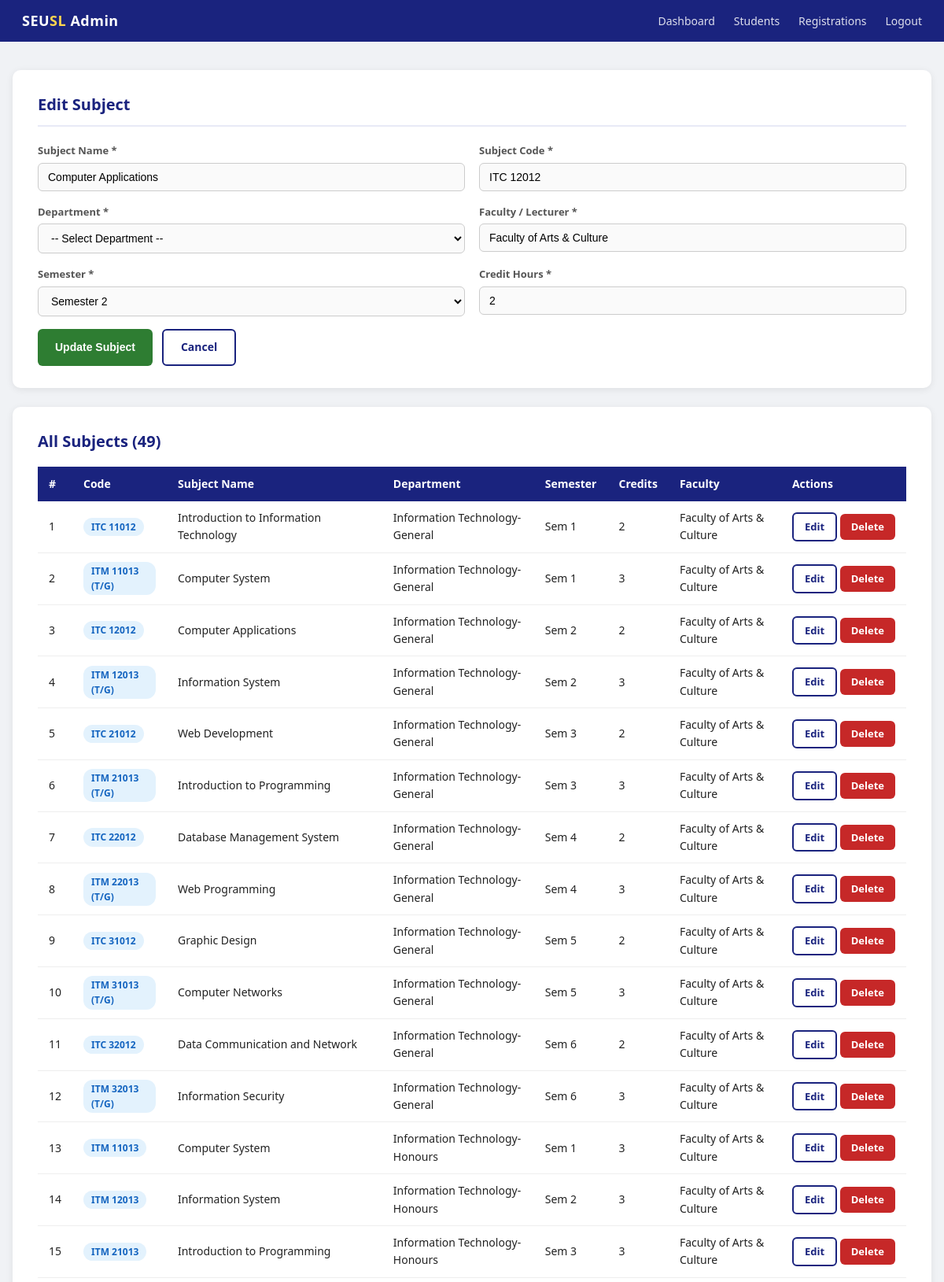
The app's page /admin/subjects.php?id=2 (signed in, upper part) with its own data.
### tables this page shows
CREATE TABLE IF NOT EXISTS subjects (
    id INT AUTO_INCREMENT PRIMARY KEY,
    subject_name VARCHAR(150) NOT NULL,
    subject_code VARCHAR(20) NOT NULL UNIQUE,
    department VARCHAR(50) NOT NULL,
    faculty VARCHAR(100) NOT NULL,
    semester INT NOT NULL,
    credit INT NOT NULL,
    created_at DATETIME DEFAULT CURRENT_TIMESTAMP
);

### admin/subjects.php (the view, shortened to what this page needs)
<?php
require_once '../includes/db.php';
$action = $_GET['action'] ?? 'list';
$edit_id = (int)($_GET['id'] ?? 0);
$edit_subject = null;
if ($edit_id > 0) {
    $s = $conn->prepare("SELECT * FROM subjects WHERE id=?");
    $s->bind_param("i", $edit_id);
    $s->execute();
    $edit_subject = $s->get_result()->fetch_assoc();
    $action = 'add';
}
$subjects = $conn->query("SELECT * FROM subjects ORDER BY department, semester, subject_code")->fetch_all(MYSQLI_ASSOC);
?>
<!DOCTYPE html>
<html lang="en">
<head>
<link rel="stylesheet" href="../css/style.css">
</head>
<body>
<nav class="navbar">
  <div class="brand">SEU<span>SL</span> Admin</div>
  <div class="nav-links">
    <a href="dashboard.php">Dashboard</a>
    <a href="students.php">Students</a>
    <a href="registrations.php">Registrations</a>
    <a href="logout.php">Logout</a>
  </div>
</nav>
<div class="wide-container">
  <?php if ($action === 'add'): ?>
  <div class="card">
    <h2><?= $edit_subject ? 'Edit Subject' : '+ Add New Subject' ?></h2>
    <form method="POST">
      <div class="grid-2">
        <div class="form-group">
          <label>Subject Name *</label>
          <input type="text" name="subject_name" required value="<?= htmlspecialchars($edit_subject['subject_name'] ?? '') ?>" placeholder="e.g. Web Programming">
        </div>
        <div class="form-group">
          <label>Subject Code *</label>
          <input type="text" name="subject_code" required value="<?= htmlspecialchars($edit_subject['subject_code'] ?? '') ?>" placeholder="e.g. ITM 22013" style="text-transform:uppercase">
        </div>
      </div>
      <div class="grid-2">
        <div class="form-group">
          <label>Department *</label>
          <select name="department" required>
            <option value="">-- Select Department --</option>
          </select>
        </div>
        <div class="form-group">
          <label>Faculty / Lecturer *</label>
          <input type="text" name="faculty" required value="<?= htmlspecialchars($edit_subject['faculty'] ?? '') ?>" placeholder="e.g. Dr. K. Fernando">
        </div>
      </div>
      <div class="grid-2">
        <div class="form-group">
          <label>Semester *</label>
          <select name="semester" required>
            <?php for($i=1;$i<=8;$i++): ?>
            <option value="<?=$i?>" <?=(($edit_subject['semester']??0)==$i)?'selected':''?>>Semester <?=$i?></option>
            <?php endfor; ?>
          </select>
        </div>
        <div class="form-group">
          <label>Credit Hours *</label>
          <input type="number" name="credit" min="1" max="6" required value="<?= $edit_subject['credit'] ?? '' ?>" placeholder="3">
        </div>
      </div>
      <div style="display:flex;gap:12px">
        <button type="submit" class="btn btn-success"><?= $edit_subject ? 'Update Subject' : 'Add Subject' ?></button>
        <a href="subjects.php" class="btn btn-outline">Cancel</a>
      </div>
    </form>
  </div>
  <?php endif; ?>
  <div class="card">
    <div style="display:flex;justify-content:space-between;align-items:center;margin-bottom:16px">
      <h2 style="margin:0;border:none;padding:0">All Subjects (<?= count($subjects) ?>)</h2>
    </div>
    <div class="table-wrap">
      <table>
        <thead>
          <tr><th>#</th><th>Code</th><th>Subject Name</th><th>Department</th><th>Semester</th><th>Credits</th><th>Faculty</th><th>Actions</th></tr>
        </thead>
        <tbody>
          <?php foreach ($subjects as $i => $sub): ?>
          <tr>
            <td><?=$i+1?></td>
            <td><span class="badge badge-info"><?= htmlspecialchars($sub['subject_code']) ?></span></td>
            <td><?= htmlspecialchars($sub['subject_name']) ?></td>
            <td><?= htmlspecialchars($sub['department']) ?></td>
            <td>Sem <?=$sub['semester']?></td>
            <td><?=$sub['credit']?></td>
            <td><?= htmlspecialchars($sub['faculty']) ?></td>
            <td style="white-space:nowrap">
              <a href="?action=add&id=<?=$sub['id']?>" class="btn btn-outline btn-sm">Edit</a>
              <a href="?delete=<?=$sub['id']?>" class="btn btn-danger btn-sm" onclick="return confirm('Delete this subject?')">Delete</a>
            </td>
          </tr>
          <?php endforeach; ?>
        </tbody>
      </table>
    </div>
  </div>
</div>
</body>
</html>

### css/style.css (style rules this page uses)
* { box-sizing: border-box; margin: 0; padding: 0; }
body { font-family: 'Segoe UI', Arial, sans-serif; background: #f0f2f5; color: #222; font-size: 15px; line-height: 1.6; }
.navbar { background: #1a237e; color: #fff; padding: 12px 28px; display: flex; align-items: center; justify-content: space-between; }
.navbar .brand { font-size: 18px; font-weight: 700; letter-spacing: .5px; }
.navbar .brand span { color: #ffd54f; }
.navbar .nav-links a { color: #fff; text-decoration: none; margin-left: 20px; font-size: 14px; opacity: .85; transition: opacity .2s; }
.wide-container { max-width: 1200px; margin: 36px auto; padding: 0 16px; }
.card { background: #fff; border-radius: 10px; box-shadow: 0 2px 10px rgba(0, 0, 0, .08); padding: 28px 32px; margin-bottom: 24px; }
.card h2 { font-size: 20px; color: #1a237e; margin-bottom: 20px; border-bottom: 2px solid #e8eaf6; padding-bottom: 10px; }
.form-group { margin-bottom: 16px; }
.form-group label { display: block; font-size: 13px; font-weight: 600; color: #555; margin-bottom: 5px; }
.form-group input, .form-group select, .form-group textarea { width: 100%; padding: 9px 12px; border: 1px solid #ccc; border-radius: 6px; font-size: 14px; transition: border .2s; background: #fafafa; }
.btn { display: inline-block; padding: 10px 22px; border: none; border-radius: 6px; font-size: 14px; font-weight: 600; cursor: pointer; text-decoration: none; transition: background .2s, transform .1s; }
.btn-success { background: #2e7d32; color: #fff; }
.btn-danger { background: #c62828; color: #fff; }
.btn-outline { background: transparent; color: #1a237e; border: 2px solid #1a237e; }
.btn-sm { padding: 6px 14px; font-size: 13px; }
.table-wrap { overflow-x: auto; }
table { width: 100%; border-collapse: collapse; font-size: 14px; }
th { background: #1a237e; color: #fff; padding: 11px 14px; text-align: left; font-weight: 600; }
td { padding: 10px 14px; border-bottom: 1px solid #eee; }
.badge { display: inline-block; padding: 2px 10px; border-radius: 12px; font-size: 12px; font-weight: 600; }
.badge-info { background: #e3f2fd; color: #1565c0; }
.grid-2 { display: grid; grid-template-columns: 1fr 1fr; gap: 18px; }

### records on screen
subjects: subject_name "Computer Applications", subject_code "ITC 12012", faculty "Faculty of Arts & Culture", semester "Semester 2", credit "2", department "Information Technology-General", semester "2"
subjects: subject_code "ITC 11012", subject_name "Introduction to Information Technology", department "Information Technology-General", semester "1", credit "2", faculty "Faculty of Arts & Culture"
subjects: subject_code "ITM 11013 (T/G)", subject_name "Computer System", department "Information Technology-General", semester "1", credit "3", faculty "Faculty of Arts & Culture"
subjects: subject_code "ITM 12013 (T/G)", subject_name "Information System", department "Information Technology-General", semester "2", credit "3", faculty "Faculty of Arts & Culture"
subjects: subject_code "ITC 21012", subject_name "Web Development", department "Information Technology-General", semester "3", credit "2", faculty "Faculty of Arts & Culture"
subjects: subject_code "ITM 21013 (T/G)", subject_name "Introduction to Programming", department "Information Technology-General", semester "3", credit "3", faculty "Faculty of Arts & Culture"
subjects: subject_code "ITC 22012", subject_name "Database Management System", department "Information Technology-General", semester "4", credit "2", faculty "Faculty of Arts & Culture"
subjects: subject_code "ITM 22013 (T/G)", subject_name "Web Programming", department "Information Technology-General", semester "4", credit "3", faculty "Faculty of Arts & Culture"
subjects: subject_code "ITC 31012", subject_name "Graphic Design", department "Information Technology-General", semester "5", credit "2", faculty "Faculty of Arts & Culture"
subjects: subject_code "ITM 31013 (T/G)", subject_name "Computer Networks", department "Information Technology-General", semester "5", credit "3", faculty "Faculty of Arts & Culture"
subjects: subject_code "ITC 32012", subject_name "Data Communication and Network", department "Information Technology-General", semester "6", credit "2", faculty "Faculty of Arts & Culture"
subjects: subject_code "ITM 32013 (T/G)", subject_name "Information Security", department "Information Technology-General", semester "6", credit "3", faculty "Faculty of Arts & Culture"
subjects: subject_code "ITM 11013", subject_name "Computer System", department "Information Technology-Honours", semester "1", credit "3", faculty "Faculty of Arts & Culture"
subjects: subject_code "ITM 12013", subject_name "Information System", department "Information Technology-Honours", semester "2", credit "3", faculty "Faculty of Arts & Culture"
subjects: subject_code "ITM 21013", subject_name "Introduction to Programming", department "Information Technology-Honours", semester "3", credit "3", faculty "Faculty of Arts & Culture"

### other values on screen
count($subjects) "49"
